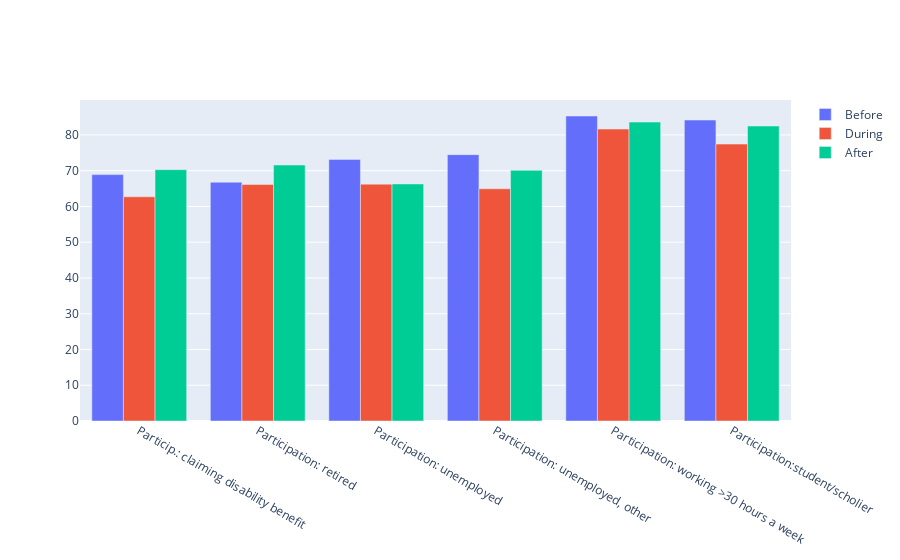

Here is the notebook cell this chart was saved with:
### Code cell
draw_bar(aver_tp)

### Figure 1 — Plotly figure (JSON) as saved in the notebook; plotly's stock layout.template omitted (floating-point values rounded to 4 significant figures)
{"data": [{"name": "Before", "type": "bar", "x": ["Particip.: claiming disability benefit", "Participation: retired", "Participation: unemployed", "Participation: unemployed, other", "Participation: working >30 hours a week", "Participation:student/scholier"], "xaxis": "x", "y": [68.91, 66.79, 73.17, 74.49, 85.29, 84.17], "yaxis": "y"}, {"name": "During", "type": "bar", "x": ["Particip.: claiming disability benefit", "Participation: retired", "Participation: unemployed", "Participation: unemployed, other", "Participation: working >30 hours a week", "Participation:student/scholier"], "xaxis": "x", "y": [62.7, 66.15, 66.25, 64.95, 81.65, 77.45], "yaxis": "y"}, {"name": "After", "type": "bar", "x": ["Particip.: claiming disability benefit", "Participation: retired", "Participation: unemployed", "Participation: unemployed, other", "Participation: working >30 hours a week", "Participation:student/scholier"], "xaxis": "x", "y": [70.3, 71.6, 66.3, 70.1, 83.6, 82.5], "yaxis": "y"}], "layout": {"barmode": "group", "xaxis": {"anchor": "y", "domain": [0, 1]}, "yaxis": {"anchor": "x", "domain": [0, 1]}}}
